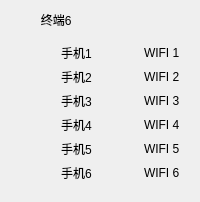
     <widget class="QWidget" name="widget_6" native="true">
      <layout class="QGridLayout" name="gridLayout_7">
       <item row="0" column="0">
        <layout class="QVBoxLayout" name="verticalLayout_6">
         <item>
          <widget class="QLabel" name="label_390">
           <property name="text">
            <string>         终端6</string>
           </property>
          </widget>
         </item>
         <item>
          <widget class="QWidget" name="widget_33" native="true">
           <layout class="QGridLayout" name="gridLayout_33">
            <item row="1" column="0">
             <widget class="LightButton" name="PhonelightButton6_2" native="true"/>
            </item>
            <item row="2" column="0">
             <widget class="LightButton" name="PhonelightButton6_3" native="true"/>
            </item>
            <item row="0" column="2">
             <widget class="LightButton" name="WifilightButton6_1" native="true"/>
            </item>
            <item row="4" column="2">
             <widget class="LightButton" name="WifilightButton6_5" native="true"/>
            </item>
            <item row="5" column="0">
             <widget class="LightButton" name="PhonelightButton6_6" native="true"/>
            </item>
            <item row="0" column="0">
             <widget class="LightButton" name="PhonelightButton6_1" native="true"/>
            </item>
            <item row="5" column="2">
             <widget class="LightButton" name="WifilightButton6_6" native="true"/>
            </item>
            <item row="1" column="2">
             <widget class="LightButton" name="WifilightButton6_2" native="true"/>
            </item>
            <item row="2" column="2">
             <widget class="LightButton" name="WifilightButton6_3" native="true"/>
            </item>
            <item row="3" column="2">
             <widget class="LightButton" name="WifilightButton6_4" native="true"/>
            </item>
            <item row="4" column="0">
             <widget class="LightButton" name="PhonelightButton6_5" native="true"/>
            </item>
            <item row="3" column="0">
             <widget class="LightButton" name="PhonelightButton6_4" native="true"/>
            </item>
            <item row="0" column="3">
             <widget class="QLabel" name="WifiLabel6_1">
              <property name="text">
               <string>WIFI 1</string>
              </property>
             </widget>
            </item>
            <item row="4" column="3">
             <widget class="QLabel" name="WifiLabel6_5">
              <property name="text">
               <string>WIFI 5</string>
              </property>
             </widget>
            </item>
            <item row="3" column="3">
             <widget class="QLabel" name="WifiLabel6_4">
              <property name="text">
               <string>WIFI 4</string>
              </property>
             </widget>
            </item>
            <item row="3" column="1">
             <widget class="QLabel" name="PhoneLabel6_4">
              <property name="text">
               <string>手机4</string>
              </property>
             </widget>
            </item>
            <item row="0" column="1">
             <widget class="QLabel" name="PhoneLabel6_1">
              <property name="text">
               <string>手机1</string>
              </property>
             </widget>
            </item>
            <item row="2" column="1">
             <widget class="QLabel" name="PhoneLabel6_3">
              <property name="text">
               <string>手机3</string>
              </property>
             </widget>
            </item>
            <item row="4" column="1">
             <widget class="QLabel" name="PhoneLabel6_5">
              <property name="text">
               <string>手机5</string>
              </property>
             </widget>
            </item>
            <item row="5" column="1">
             <widget class="QLabel" name="PhoneLabel6_6">
              <property name="text">
               <string>手机6</string>
              </property>
             </widget>
            </item>
            <item row="1" column="1">
             <widget class="QLabel" name="PhoneLabel6_2">
              <property name="text">
               <string>手机2</string>
              </property>
             </widget>
            </item>
            <item row="5" column="3">
             <widget class="QLabel" name="WifiLabel6_6">
              <property name="text">
               <string>WIFI 6</string>
              </property>
             </widget>
            </item>
            <item row="2" column="3">
             <widget class="QLabel" name="WifiLabel6_3">
              <property name="text">
               <string>WIFI 3</string>
              </property>
             </widget>
            </item>
            <item row="1" column="3">
             <widget class="QLabel" name="WifiLabel6_2">
              <property name="text">
               <string>WIFI 2</string>
              </property>
             </widget>
            </item>
           </layout>
          </widget>
         </item>
        </layout>
       </item>
      </layout>
     </widget>
